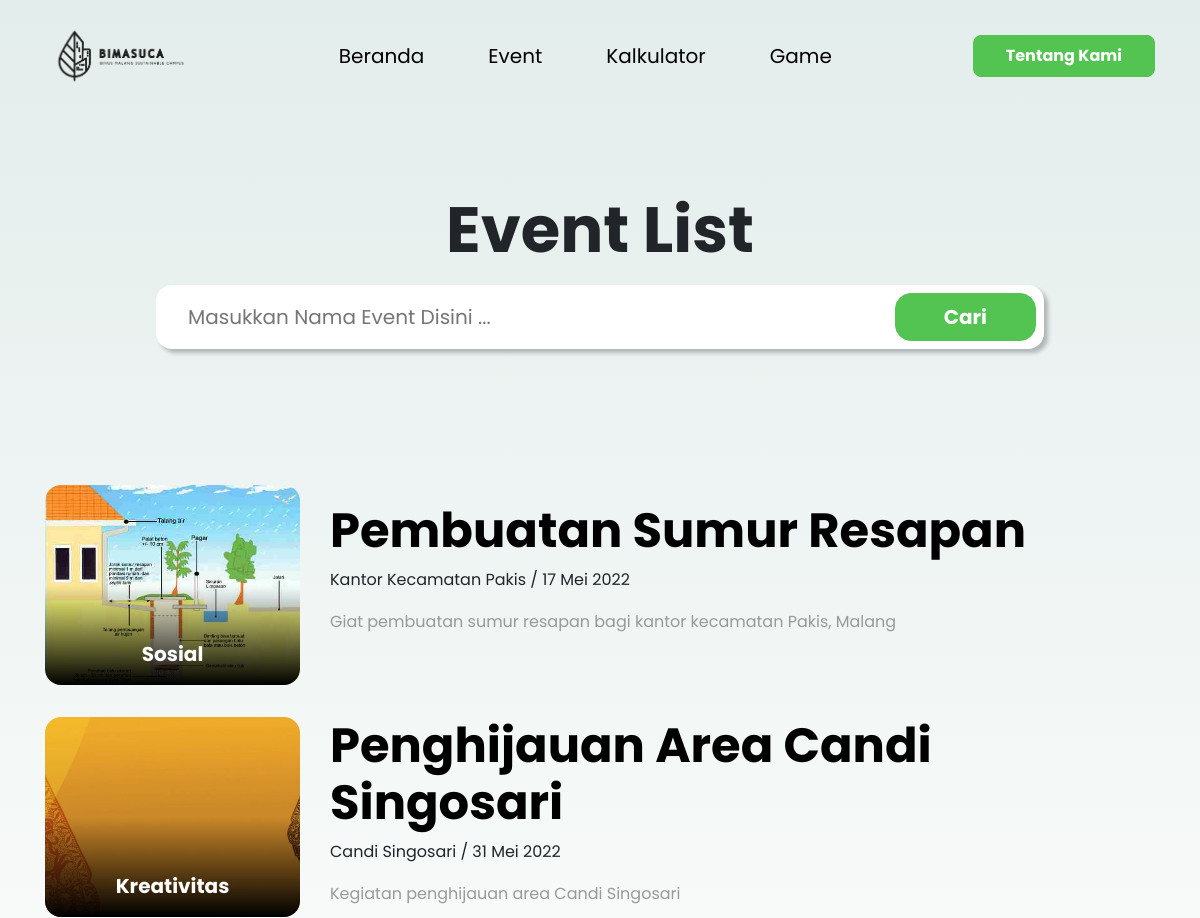
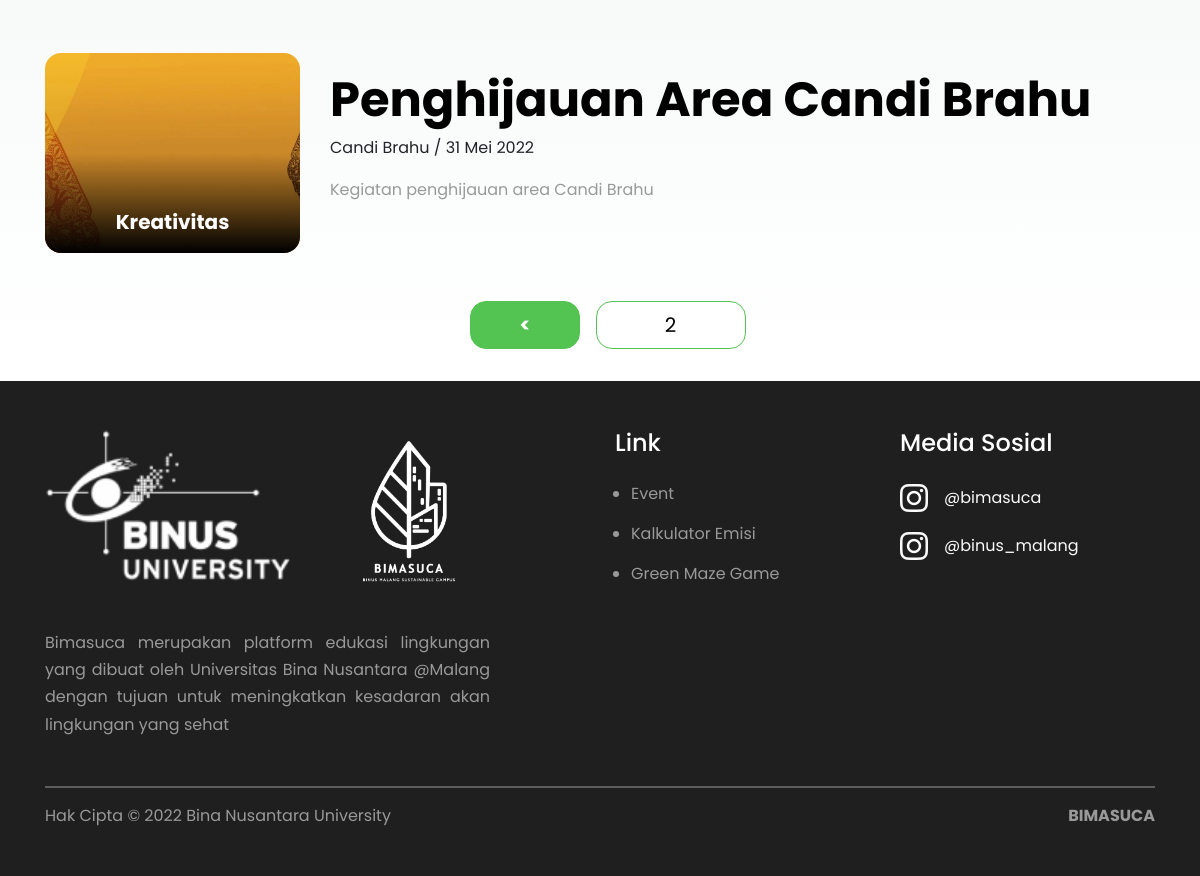
The page /view/event.php?halaman=2 on the database its author committed (2 pictures, top to bottom).
### tables this page shows
CREATE TABLE `event` (
  `id` int(100) NOT NULL,
  `ident` varchar(300) DEFAULT NULL,
  `nama_event` varchar(300) DEFAULT NULL,
  `tempat` varchar(300) DEFAULT NULL,
  `tanggal_post` date DEFAULT NULL,
  `tanggal` date DEFAULT NULL,
  `deskripsi` varchar(300) DEFAULT NULL,
  `gambar_cover` varchar(300) DEFAULT NULL,
  `kategori` int(100) DEFAULT NULL
);

CREATE TABLE `kategori` (
  `id` int(100) NOT NULL,
  `kategori` varchar(300) NOT NULL
);

### view/event.php (the view, shortened to what this page needs)
<?php
    include '../koneksi.php';
    if(isset($_GET['cari'])){
        $cari = $_GET['cari'];
        $query = "SELECT
        event.id, nama_event, tempat, tanggal_post, tanggal, deskripsi, gambar,
        kategori.kategori AS nama_kategori, event.kategori AS id_kategori
        FROM event INNER JOIN kategori ON event.kategori = kategori.id
        WHERE (nama_event LIKE '%$cari%') ORDER BY tanggal ASC";
    }else{
        $query = "SELECT event.id, nama_event, tempat, tanggal_post, tanggal, deskripsi, gambar_cover, kategori.kategori AS nama_kategori, event.kategori AS id_kategori FROM event INNER JOIN kategori ON event.kategori = kategori.id ORDER BY tanggal ASC";
    }
    $exec = mysqli_query($koneksi, $query);
    $jumlahDataHalaman = 4;
    $totalData = mysqli_num_rows($exec);
    $jumlahHalaman = ceil($totalData/$jumlahDataHalaman);
    $halamanAktif = isset($_GET['halaman']) ? $_GET['halaman'] : 1;
    $awalData = ($jumlahDataHalaman * $halamanAktif) - $jumlahDataHalaman;
    $query.=" LIMIT $awalData, $jumlahDataHalaman";
    $exec = mysqli_query($koneksi,$query);
?>
<!DOCTYPE html>
<html lang="en">
<head>
    <link rel="stylesheet" href="https://cdn.jsdelivr.net/npm/bootstrap@4.6.1/dist/css/bootstrap.min.css">
    <link rel="stylesheet" href="../assets/css/styleUser.css">
</head>
<body>
    <div class="wrapper">
        <?php
            include 'layout/header.php';
        ?>
        <div class="background">
            <section class="bg-eventSearch">
                <div class="container">
                    <h1>Event List</h1>
                    <div class="input">
                        <form action="event.php" class="d-flex justify-content-between w-100" method="GET">
                            <?php if(isset($_GET['cari'])) {?>
                                <input type="text" placeholder="Masukkan Nama Event Disini ..." id="cari" name="cari" value="<?=$cari?>">
                            <?php } else { ?>
                                <input type="text" placeholder="Masukkan Nama Event Disini ..." id="cari" name="cari">
                            <?php } ?>
                            <button>Cari</button>
                        </form>
                    </div>
                </div>
            </section>
            <section class="bg-eventList">
                <div class="container">
                    <div class="eventList-container">
                        <?php while($event_fetch = mysqli_fetch_array($exec)) { ?>
                            <div class="eventList-card">
                                <?php
                                    $date = $event_fetch['tanggal'];
                                    $month = array('Januari', 'Februari', 'Maret', 'April', 'Mei', 'Juni', 'Juli', 'Agustus', 'September', 'Oktober', 'November', 'Desember');
                                    $tanggal_hari = (int)date('d', strtotime($date));
                                    $bulan_hari = $month[((int)date('m', strtotime($date))) - 1];
                                    $tahun_hari = (int)date('Y', strtotime($date));
                                ?>
                                <div class="row">
                                    <div class="col-lg-3">
                                        <div class="eventList-image">
                                            <img src="../assets/upload_images/event/<?=$event_fetch['gambar_cover'];?>" alt="<?=$event_fetch['gambar_cover'];?>" class="w-100">
                                            <div class="eventList-kategori">
                                                <span><?=$event_fetch['nama_kategori'];?></span>
                                            </div>
                                        </div>
                                    </div>
                                    <div class="col-lg-9">
                                        <div class="eventList-text">
                                            <a href="detailEvent.php?id=<?=$event_fetch['id'];?>">
                                                <h2><?=$event_fetch['nama_event'];?></h2>
                                            </a>
                                            <span><?=$event_fetch['tempat'];?> / <?=$tanggal_hari.' '.$bulan_hari.' '.$tahun_hari ?></span>
                                            <p>
                                                <?=strip_tags($event_fetch['deskripsi']);?>
                                            </p>
                                        </div>
                                    </div>
                                </div>
                            </div>
                        <?php } ?>
                    </div>
                    <?php if(!isset($_GET['cari']) && $totalData > 0) { ?>
                        <div class="eventList-page">
                            <?php if($halamanAktif - 1 == 0 && $halamanAktif + 1 <= $jumlahHalaman) { ?>
                                <input type="text" value="<?= $halamanAktif ?>" readonly>
                                <a href="?halaman=<?= $halamanAktif + 1 ?>">></a>
                            <?php } else if($halamanAktif - 1 != 0 && $halamanAktif + 1 <= $jumlahHalaman) { ?>
                                <a href="?halaman=<?= $halamanAktif - 1 ?>"><</a>
                                <input type="text" value="<?= $halamanAktif ?>" readonly>
                                <a href="?halaman=<?= $halamanAktif + 1 ?>">></a>
                            <?php } else if($halamanAktif == 1 && $halamanAktif == $jumlahHalaman) { ?>
                                <input type="text" value="<?= $halamanAktif ?>" readonly>
                            <?php } else { ?>
                                <a href="?halaman=<?= $halamanAktif - 1 ?>"><</a>
                                <input type="text" value="<?= $halamanAktif ?>" readonly>
                            <?php } ?>
                        </div>
                    <?php } else if (isset($_GET['cari']) && $totalData > 0) { ?>
                        <div class="eventList-page">
                            <?php if($halamanAktif - 1 == 0 && $halamanAktif + 1 <= $jumlahHalaman) { ?>
                                <input type="text" value="<?= $halamanAktif ?>" readonly>
                                <a href="?halaman=<?= $halamanAktif + 1 ?>&cari=<?= $cari ?>">></a>
                            <?php } else if($halamanAktif - 1 != 0 && $halamanAktif + 1 <= $jumlahHalaman) { ?>
                                <a href="?halaman=<?= $halamanAktif - 1 ?>&cari=<?= $cari ?>"><</a>
                                <input type="text" value="<?= $halamanAktif ?>" readonly>
                                <a href="?halaman=<?= $halamanAktif + 1 ?>&cari=<?= $cari ?>">></a>
                            <?php } else if($halamanAktif == 1 && $halamanAktif == $jumlahHalaman) { ?>
                                <input type="text" value="<?= $halamanAktif ?>" readonly>
                            <?php } else { ?>
                                <a href="?halaman=<?= $halamanAktif - 1 ?>&cari=<?= $cari ?>"><</a>
                                <input type="text" value="<?= $halamanAktif ?>" readonly>
                            <?php } ?>
                        </div>
                    <?php } else if (isset($_GET['cari']) && $totalData == 0) { ?>
                        <div class="eventList-page">
                            <p>Data pencarian tidak ditemukan</p>
                        </div>
                    <?php } ?>
                </div>
            </section>
        </div>
        <?php
            include 'layout/footer.php';
        ?>
    </div>
</body>
</html>

### rows shown on the page
event: gambar_cover (picture), kategori.kategori "Sosial", nama_event "Pembuatan Sumur Resapan", tempat "Kantor Kecamatan Pakis", tanggal "17", tanggal "Mei", tanggal "2022", deskripsi "Giat pembuatan sumur resapan bagi kantor kecamatan Pakis, Malang"
event: gambar_cover (picture), kategori.kategori "Kreativitas", nama_event "Penghijauan Area Candi Singosari", tempat "Candi Singosari", tanggal "31", tanggal "Mei", tanggal "2022", deskripsi "Kegiatan penghijauan area Candi Singosari"
event: gambar_cover (picture), kategori.kategori "Kreativitas", nama_event "Penghijauan Area Candi Brahu", tempat "Candi Brahu", tanggal "31", tanggal "Mei", tanggal "2022", deskripsi "Kegiatan penghijauan area Candi Brahu"
